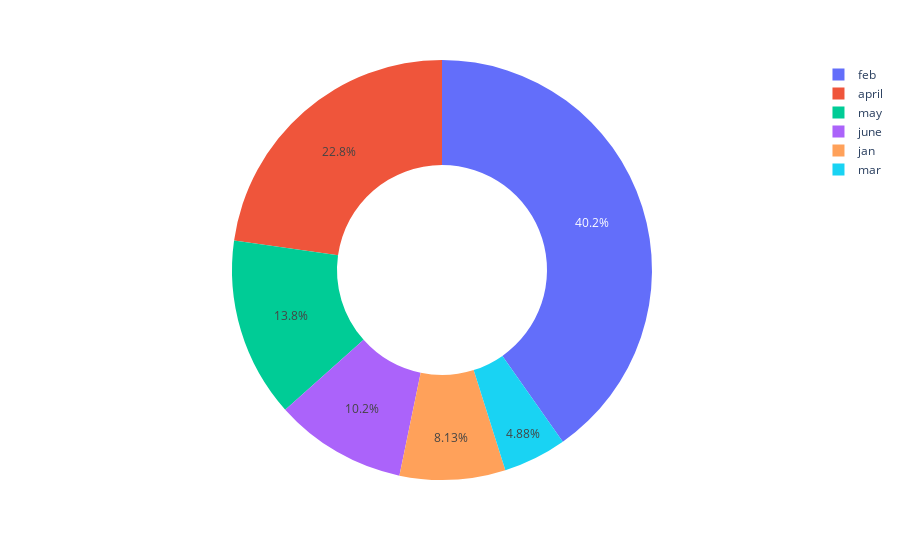

Source (notebook cell):
### Code cell
px.pie(
    values=rainfall,
    names=labels,
    hole=.5 #for donut chart
)

### Figure 1 — Plotly figure (JSON) as saved in the notebook; plotly's stock layout.template omitted (floating-point values rounded to 4 significant figures)
{"data": [{"domain": {"x": [0, 1], "y": [0, 1]}, "hole": 0.5, "hovertemplate": "label=%{label}<br>value=%{value}<extra></extra>", "labels": ["jan", "feb", "mar", "april", "may", "june"], "legendgroup": "", "name": "", "showlegend": true, "type": "pie", "values": [20, 99, 12, 56, 34, 25]}], "layout": {"legend": {"tracegroupgap": 0}, "margin": {"t": 60}}}
